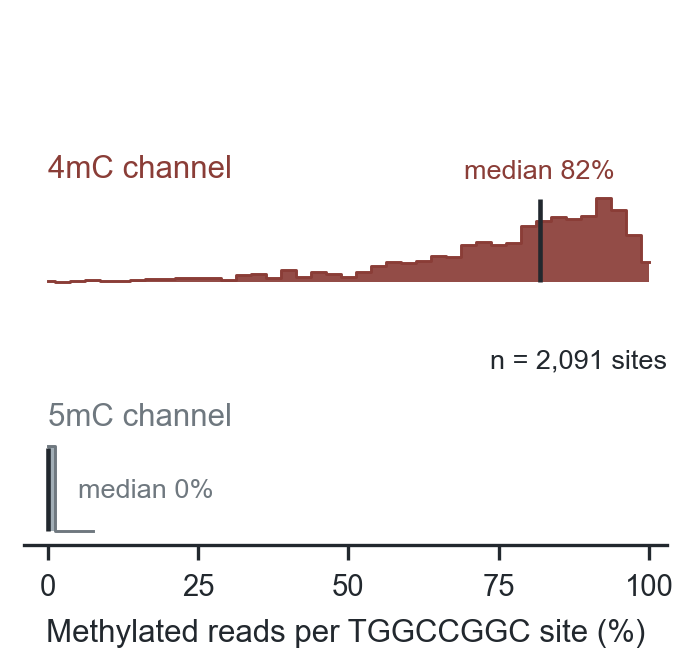

Python code for this plot:
"""Figure 2 panel b — paired distributions of the 4mC and 5mC basecalling
channels at the same 2,091 TGGCCGGC positions.

Renders a 677 x 661 px transparent tile for the Figure 2 composer:
the 4mC channel (U.COL_4mC) is heavily modified (median 82%), while the
5mC channel (U.COL_GRAY) measured on the same reads at the same positions
is empty (median 0%).

Run as a cell in the `epi-rna` environment: the {{artifact:...}} marker below
is rewritten to the CSV's local path before execution. Outside the harness,
pass the CSV path as argv[1].
"""
import sys, importlib
from pathlib import Path

# [FIG18] タイルを再生成できるよう、artifact マーカーをローカルの入力表に解決しておく。
_DATA_DIR = Path(__file__).resolve().parents[2] / 'data_261013'
import numpy as np, pandas as pd
import matplotlib as mpl
import matplotlib.pyplot as plt
from matplotlib.colors import to_rgb

sys.path.insert(0, '/Users/okaban/bioinfo/rna-seq/15_paper_figures/scripts')
U = importlib.import_module('00_shared_utils')
U.apply_unified_style()
mpl.rcParams['savefig.bbox'] = None   # the style helper sets 'tight', which resizes the canvas

# site-level channel levels: level_4mC_channel_pct, level_5mC_channel_pct (n = 2,091)
CSV = str(_DATA_DIR / "v1bc294f3_F2b_channels.csv")
if len(sys.argv) > 1:
    CSV = sys.argv[1]
OUT = str(Path(__file__).with_suffix('.png'))

df = pd.read_csv(CSV)
a = df['level_4mC_channel_pct'].to_numpy(float)
b = df['level_5mC_channel_pct'].to_numpy(float)
n = len(df)
med_a, med_b = np.median(a), np.median(b)

# darker grey for the 5mC outline/text: derived from U.COL_GRAY, never a new hex
GREY_DARK = tuple(np.array(to_rgb(U.COL_GRAY)) * 0.72)

fig = plt.figure(figsize=(677 / 300, 661 / 300), dpi=300)
ax = fig.add_subplot(111)
fig.subplots_adjust(left=0.035, right=0.985, bottom=0.175, top=0.795)

BINS = np.arange(-1.25, 102.5, 2.5)   # 2.5%-wide bins centred on 0, 2.5, ..., 100
CENT = BINS[:-1] + 1.25
H = 0.30                              # ridge height; each ridge scaled to its own peak


def ridge(vals, base, fill, edge, med):
    """One horizontal density ridge on baseline `base`, with a median tick."""
    h, _ = np.histogram(vals, bins=BINS)
    h = h / h.max() * H
    ax.fill_between(CENT, base, base + h, step='mid', facecolor=fill,
                    edgecolor='none', alpha=0.92, zorder=2)
    nz = np.flatnonzero(h > 0)
    i0, i1 = max(nz[0] - 1, 0), min(nz[-1] + 1, len(h) - 1)
    ax.step(CENT[i0:i1 + 1], base + h[i0:i1 + 1], where='mid',
            color=edge, linewidth=0.7, zorder=3)
    ax.plot([med, med], [base, base + H * 0.98], color=U.COL_DARK,
            linewidth=1.1, solid_capstyle='butt', zorder=4)


ridge(b, 0.00, U.COL_GRAY, GREY_DARK, med_b)
ridge(a, 0.88, U.COL_4mC, U.COL_4mC, med_a)

# identity labels adjacent to each ridge (no legend box); medians + n are narrative
ax.text(0, 1.23, '4mC channel', color=U.COL_4mC, fontsize=7.5,
        ha='left', va='bottom')
ax.text(med_a, 1.23, f'median {med_a:.0f}%', color=U.COL_4mC, fontsize=6.5,
        ha='center', va='bottom')
ax.text(0, 0.35, '5mC channel', color=GREY_DARK, fontsize=7.5,
        ha='left', va='bottom')
ax.text(5.0, 0.10, f'median {med_b:.0f}%', color=GREY_DARK, fontsize=6.5,
        ha='left', va='bottom')
ax.text(103, 0.56, f'n = {n:,} sites', color=U.COL_DARK, fontsize=6.5,
        ha='right', va='bottom')

ax.set_xlim(-4, 103)
ax.set_ylim(-0.05, 1.40)
ax.set_xticks([0, 25, 50, 75, 100])
ax.set_yticks([])
ax.set_xlabel('Methylated reads per TGGCCGGC site (%)')
U.style_axes(ax)
ax.spines['left'].set_visible(False)   # categorical rows: no y axis
ax.tick_params(axis='y', length=0)

# tile, not a standalone figure: exact pixel size, no tight bbox
fig.savefig(OUT, dpi=300, transparent=True, bbox_inches=None, pad_inches=0)
U.assert_no_text_collisions(fig, 'Fig2b')

from PIL import Image
assert Image.open(OUT).size == (677, 661), Image.open(OUT).size
print('size', Image.open(OUT).size)
print('median 4mC %.4f  median 5mC %.4f  n %d' % (med_a, med_b, n))
